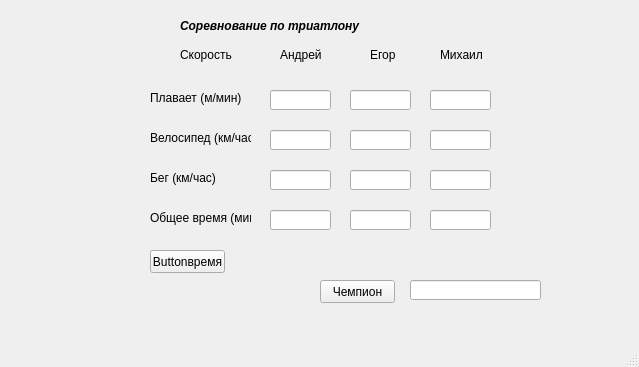
<?xml version="1.0" encoding="UTF-8"?>
<ui version="4.0">
 <class>MainWindow</class>
 <widget class="QMainWindow" name="MainWindow">
  <property name="geometry">
   <rect>
    <x>0</x>
    <y>0</y>
    <width>639</width>
    <height>367</height>
   </rect>
  </property>
  <property name="windowTitle">
   <string>MainWindow</string>
  </property>
  <widget class="QWidget" name="centralwidget">
   <widget class="QLabel" name="label">
    <property name="geometry">
     <rect>
      <x>180</x>
      <y>10</y>
      <width>181</width>
      <height>31</height>
     </rect>
    </property>
    <property name="font">
     <font>
      <weight>75</weight>
      <italic>true</italic>
      <bold>true</bold>
     </font>
    </property>
    <property name="mouseTracking">
     <bool>false</bool>
    </property>
    <property name="text">
     <string>Соревнование по триатлону</string>
    </property>
   </widget>
   <widget class="QLabel" name="label_2">
    <property name="geometry">
     <rect>
      <x>180</x>
      <y>40</y>
      <width>60</width>
      <height>29</height>
     </rect>
    </property>
    <property name="text">
     <string>Скорость</string>
    </property>
   </widget>
   <widget class="QLabel" name="label_3">
    <property name="geometry">
     <rect>
      <x>280</x>
      <y>40</y>
      <width>82</width>
      <height>29</height>
     </rect>
    </property>
    <property name="text">
     <string>Андрей</string>
    </property>
   </widget>
   <widget class="QLabel" name="label_4">
    <property name="geometry">
     <rect>
      <x>370</x>
      <y>40</y>
      <width>31</width>
      <height>29</height>
     </rect>
    </property>
    <property name="text">
     <string>Егор</string>
    </property>
   </widget>
   <widget class="QLabel" name="label_5">
    <property name="geometry">
     <rect>
      <x>440</x>
      <y>40</y>
      <width>61</width>
      <height>29</height>
     </rect>
    </property>
    <property name="text">
     <string>Михаил</string>
    </property>
   </widget>
   <widget class="QLabel" name="label_6">
    <property name="geometry">
     <rect>
      <x>150</x>
      <y>90</y>
      <width>91</width>
      <height>16</height>
     </rect>
    </property>
    <property name="text">
     <string>Плавает (м/мин)</string>
    </property>
   </widget>
   <widget class="QLabel" name="label_7">
    <property name="geometry">
     <rect>
      <x>150</x>
      <y>130</y>
      <width>101</width>
      <height>16</height>
     </rect>
    </property>
    <property name="text">
     <string>Велосипед (км/час)</string>
    </property>
   </widget>
   <widget class="QLabel" name="label_8">
    <property name="geometry">
     <rect>
      <x>150</x>
      <y>170</y>
      <width>81</width>
      <height>16</height>
     </rect>
    </property>
    <property name="text">
     <string>Бег (км/час)</string>
    </property>
   </widget>
   <widget class="QLabel" name="label_9">
    <property name="geometry">
     <rect>
      <x>150</x>
      <y>210</y>
      <width>101</width>
      <height>16</height>
     </rect>
    </property>
    <property name="text">
     <string>Общее время (мин)</string>
    </property>
   </widget>
   <widget class="QLineEdit" name="lineEdit">
    <property name="geometry">
     <rect>
      <x>270</x>
      <y>90</y>
      <width>61</width>
      <height>20</height>
     </rect>
    </property>
   </widget>
   <widget class="QLineEdit" name="lineEdit_2">
    <property name="geometry">
     <rect>
      <x>270</x>
      <y>130</y>
      <width>61</width>
      <height>20</height>
     </rect>
    </property>
   </widget>
   <widget class="QLineEdit" name="lineEdit_3">
    <property name="geometry">
     <rect>
      <x>270</x>
      <y>170</y>
      <width>61</width>
      <height>20</height>
     </rect>
    </property>
   </widget>
   <widget class="QLineEdit" name="lineEdit_4">
    <property name="geometry">
     <rect>
      <x>270</x>
      <y>210</y>
      <width>61</width>
      <height>20</height>
     </rect>
    </property>
   </widget>
   <widget class="QLineEdit" name="lineEdit_9">
    <property name="geometry">
     <rect>
      <x>350</x>
      <y>90</y>
      <width>61</width>
      <height>20</height>
     </rect>
    </property>
   </widget>
   <widget class="QLineEdit" name="lineEdit_10">
    <property name="geometry">
     <rect>
      <x>350</x>
      <y>170</y>
      <width>61</width>
      <height>20</height>
     </rect>
    </property>
   </widget>
   <widget class="QLineEdit" name="lineEdit_11">
    <property name="geometry">
     <rect>
      <x>350</x>
      <y>210</y>
      <width>61</width>
      <height>20</height>
     </rect>
    </property>
   </widget>
   <widget class="QLineEdit" name="lineEdit_12">
    <property name="geometry">
     <rect>
      <x>350</x>
      <y>130</y>
      <width>61</width>
      <height>20</height>
     </rect>
    </property>
   </widget>
   <widget class="QLineEdit" name="lineEdit_13">
    <property name="geometry">
     <rect>
      <x>430</x>
      <y>90</y>
      <width>61</width>
      <height>20</height>
     </rect>
    </property>
   </widget>
   <widget class="QLineEdit" name="lineEdit_14">
    <property name="geometry">
     <rect>
      <x>430</x>
      <y>170</y>
      <width>61</width>
      <height>20</height>
     </rect>
    </property>
   </widget>
   <widget class="QLineEdit" name="lineEdit_15">
    <property name="geometry">
     <rect>
      <x>430</x>
      <y>210</y>
      <width>61</width>
      <height>20</height>
     </rect>
    </property>
   </widget>
   <widget class="QLineEdit" name="lineEdit_16">
    <property name="geometry">
     <rect>
      <x>430</x>
      <y>130</y>
      <width>61</width>
      <height>20</height>
     </rect>
    </property>
   </widget>
   <widget class="QPushButton" name="pushButton">
    <property name="geometry">
     <rect>
      <x>150</x>
      <y>250</y>
      <width>75</width>
      <height>23</height>
     </rect>
    </property>
    <property name="text">
     <string>Buttonвремя</string>
    </property>
   </widget>
   <widget class="QPushButton" name="pushButton_2">
    <property name="geometry">
     <rect>
      <x>320</x>
      <y>280</y>
      <width>75</width>
      <height>23</height>
     </rect>
    </property>
    <property name="text">
     <string>Чемпион</string>
    </property>
   </widget>
   <widget class="QLineEdit" name="lineEdit_17">
    <property name="geometry">
     <rect>
      <x>410</x>
      <y>280</y>
      <width>131</width>
      <height>20</height>
     </rect>
    </property>
   </widget>
  </widget>
  <widget class="QMenuBar" name="menubar">
   <property name="geometry">
    <rect>
     <x>0</x>
     <y>0</y>
     <width>639</width>
     <height>21</height>
    </rect>
   </property>
  </widget>
  <widget class="QStatusBar" name="statusbar"/>
 </widget>
 <resources/>
 <connections/>
</ui>
